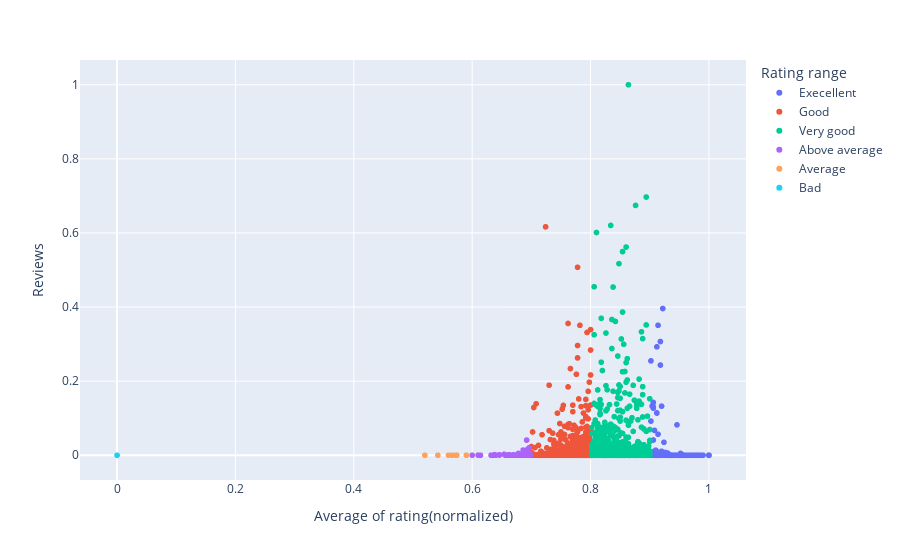

Notebook cell for this chart:
### Code cell
fig_scatter_4 = px.scatter(df,x='Average_rating', y='Reviews',color="Rating",
            labels={'num_pages':'Number of pages',
            'Average_rating':'Average of rating(normalized)',
            "Rating":'Rating range'})

fig_scatter_4.show()

### Figure 1 — Plotly figure (JSON) as saved in the notebook; plotly's stock layout.template omitted (floating-point values rounded to 4 significant figures; data arrays with more than 128 entries replaced by an {"elided": "..."} marker saying what was removed)
{"data": [{"hovertemplate": "Rating range=Execellent<br>Average of rating(normalized)=%{x}<br>Reviews=%{y}<extra></extra>", "legendgroup": "Execellent", "marker": {"color": "#636efa", "symbol": "circle"}, "mode": "markers", "name": "Execellent", "showlegend": true, "type": "scattergl", "x": {"elided": "270 float values"}, "xaxis": "x", "y": {"elided": "270 float values"}, "yaxis": "y"}, {"hovertemplate": "Rating range=Good<br>Average of rating(normalized)=%{x}<br>Reviews=%{y}<extra></extra>", "legendgroup": "Good", "marker": {"color": "#EF553B", "symbol": "circle"}, "mode": "markers", "name": "Good", "showlegend": true, "type": "scattergl", "x": {"elided": "1373 float values"}, "xaxis": "x", "y": {"elided": "1373 float values"}, "yaxis": "y"}, {"hovertemplate": "Rating range=Very good<br>Average of rating(normalized)=%{x}<br>Reviews=%{y}<extra></extra>", "legendgroup": "Very good", "marker": {"color": "#00cc96", "symbol": "circle"}, "mode": "markers", "name": "Very good", "showlegend": true, "type": "scattergl", "x": {"elided": "1855 float values"}, "xaxis": "x", "y": {"elided": "1855 float values"}, "yaxis": "y"}, {"hovertemplate": "Rating range=Above average<br>Average of rating(normalized)=%{x}<br>Reviews=%{y}<extra></extra>", "legendgroup": "Above average", "marker": {"color": "#ab63fa", "symbol": "circle"}, "mode": "markers", "name": "Above average", "showlegend": true, "type": "scattergl", "x": [0.692, 0.696, 0.698, 0.69, 0.662, 0.676, 0.69, 0.686, 0.692, 0.684, 0.638, 0.664, 0.676, 0.67, 0.684, 0.692, 0.692, 0.636, 0.678, 0.686, 0.688, 0.662, 0.67, 0.634, 0.656, 0.6, 0.664, 0.658, 0.632, 0.632, 0.678, 0.614, 0.672, 0.694, 0.664, 0.694, 0.666, 0.67, 0.698, 0.692, 0.666, 0.68, 0.69, 0.672, 0.67, 0.686, 0.662, 0.64, 0.676, 0.692, 0.696, 0.666, 0.696, 0.696, 0.668, 0.674, 0.656, 0.666, 0.678, 0.694, 0.686, 0.692, 0.668, 0.692, 0.688, 0.646, 0.676, 0.696, 0.668, 0.66, 0.646, 0.696, 0.61, 0.662, 0.684, 0.66, 0.654, 0.664, 0.688, 0.694], "xaxis": "x", "y": [0.04094, 0.00523, 0.003069, 0.0004121, 0.001014, 0.001142, 0.00186, 0.0139, 0.000362, 0.0001002, 0.001682, 0.0005402, 0.0003954, 0.0005903, 0.0002116, 0.000646, 0.0005514, 3.342e-05, 0.0001671, 0.0002339, 0.0001002, 0.001337, 1.114e-05, 1.671e-05, 8.911e-05, 5.569e-06, 0.0006238, 5.569e-06, 6.126e-05, 2.785e-05, 0.0003063, 5.569e-06, 3.342e-05, 7.24e-05, 8.911e-05, 5.012e-05, 1.114e-05, 0.001019, 1.114e-05, 9.468e-05, 1.114e-05, 6.683e-05, 2.228e-05, 2.228e-05, 0.000117, 0.0003787, 0.0006906, 0.0001671, 0.001119, 0.0006906, 0.01989, 5.569e-06, 0.0001337, 0.0001058, 0.0001615, 0.0001504, 3.342e-05, 0, 0.004795, 0.0009523, 5.569e-06, 0.01427, 2.785e-05, 0.0001615, 0.0003676, 0.001119, 0.0005346, 0.0001058, 0.0005625, 0.0005903, 0.0003119, 0.0004344, 0.0003174, 0.0003731, 0.003135, 0.0001504, 0.002562, 1.114e-05, 0.0009468, 0.0002061], "yaxis": "y"}, {"hovertemplate": "Rating range=Average<br>Average of rating(normalized)=%{x}<br>Reviews=%{y}<extra></extra>", "legendgroup": "Average", "marker": {"color": "#FFA15A", "symbol": "circle"}, "mode": "markers", "name": "Average", "showlegend": true, "type": "scattergl", "x": [0.56, 0.52, 0.542, 0.566, 0.59, 0.572, 0.574], "xaxis": "x", "y": [5.569e-06, 3.342e-05, 5.569e-06, 0, 7.797e-05, 5.012e-05, 0.0001726], "yaxis": "y"}, {"hovertemplate": "Rating range=Bad<br>Average of rating(normalized)=%{x}<br>Reviews=%{y}<extra></extra>", "legendgroup": "Bad", "marker": {"color": "#19d3f3", "symbol": "circle"}, "mode": "markers", "name": "Bad", "showlegend": true, "type": "scattergl", "x": [0], "xaxis": "x", "y": [5.569e-06], "yaxis": "y"}], "layout": {"legend": {"title": {"text": "Rating range"}, "tracegroupgap": 0}, "margin": {"t": 60}, "xaxis": {"anchor": "y", "domain": [0, 1], "title": {"text": "Average of rating(normalized)"}}, "yaxis": {"anchor": "x", "domain": [0, 1], "title": {"text": "Reviews"}}}}
